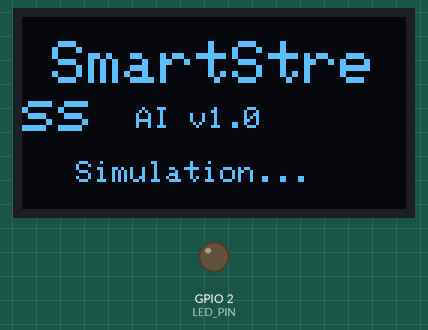
Simulated run of this sketch. Board: ESP32. On the bench: 128×64 one-colour display, output pins drawn as LEDs (lit = HIGH). WiFi joins after 1.5 s; servers stay silent unless stated; uploads are accepted with an empty reply; random numbers use the default seed unless the sketch sets one; what the sketch prints to the serial monitor is not drawn.

Above: at 0.1 s.
At 2.1 s:
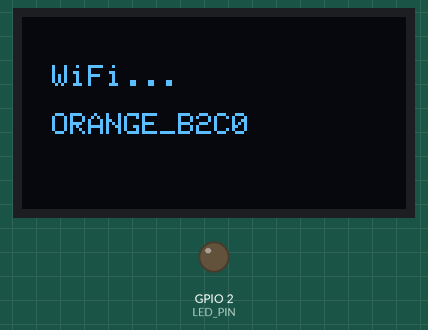
At 3.7 s:
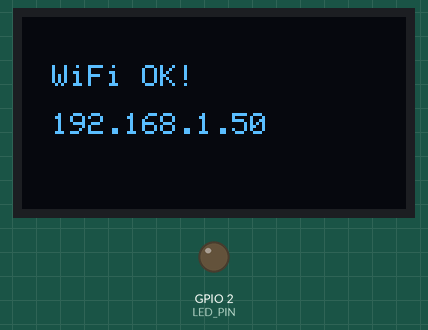
At 7.53 s:
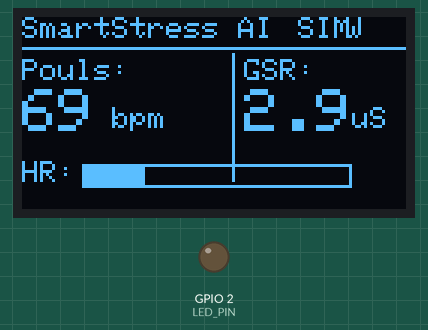
At 21.5 s:
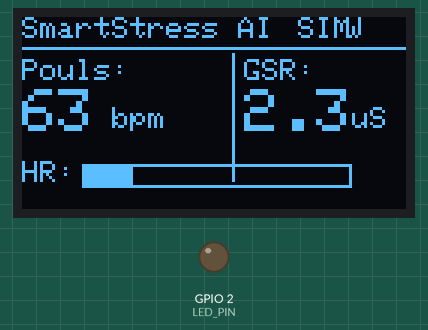
At 35.5 s:
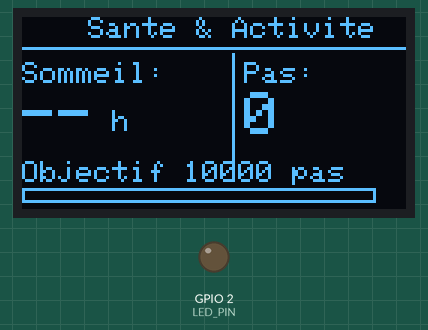

The sketch:

SmartStress_ESP32.ino
```cpp
/*
 * SmartStress AI — Mode Simulation + OLED
 * =========================================
 * Affichage : OLED SSD1306 I2C 0.96"
 * Connexion : WiFi → HF Space (cloud, même DB que dashboard + mobile)
 *
 * Branchements OLED :
 *   VCC → 3.3V | GND → GND | SDA → GPIO21 | SCL → GPIO22
 */

#include <Wire.h>
#include <WiFi.h>
#include <HTTPClient.h>
#include <WiFiClientSecure.h>
#include <ArduinoJson.h>
#include <Adafruit_GFX.h>
#include <Adafruit_SSD1306.h>

// ─── Configuration WiFi ────────────────────────────────────────────────────
const char* WIFI_SSID     = "ORANGE_B2C0";
const char* WIFI_PASSWORD = "8UhtG873";

// ─── Configuration Backend (HF Space cloud — même DB que dashboard + mobile)
const char* BASE_URL    = "https://hajerbgh-smartstress-api.hf.space";
const char* PREDICT_URL = "https://hajerbgh-smartstress-api.hf.space/predict";
const char* SLEEP_URL   = "https://hajerbgh-smartstress-api.hf.space/sleep/estimate";
const char* STEPS_URL   = "https://hajerbgh-smartstress-api.hf.space/steps/today";

// ─── LED intégrée ──────────────────────────────────────────────────────────
#define LED_PIN 2

// ─── OLED SSD1306 ──────────────────────────────────────────────────────────
#define SCREEN_WIDTH  128
#define SCREEN_HEIGHT  64
#define OLED_RESET     -1
#define OLED_ADDR    0x3C
Adafruit_SSD1306 display(SCREEN_WIDTH, SCREEN_HEIGHT, &Wire, OLED_RESET);

// ─── Variables de simulation ───────────────────────────────────────────────
float  gsrValue    = 5.0;
float  heartRate   = 72.0;
int    stressLevel = 0;
String stressName  = "Calme";
float  confidence  = 0.85;

// ─── Données bien-être (depuis backend) ───────────────────────────────────
float  sleepHours  = 0.0;
int    stepsToday  = 0;

// ─── Timing ────────────────────────────────────────────────────────────────
unsigned long lastSend    = 0;
unsigned long lastDisplay = 0;
unsigned long lastSim     = 0;
unsigned long lastWellness = 0;
const long SEND_INTERVAL     = 4000;    // envoi backend toutes les 4 sec
const long DISPLAY_INTERVAL  =  500;    // rafraîchit OLED toutes les 0.5 sec
const long SIM_INTERVAL      = 2000;    // nouvelle valeur simulée toutes les 2 sec
const long WELLNESS_INTERVAL = 30000;   // fetch sommeil+pas toutes les 30 sec

bool wifiConnected = false;
int  displayPage   = 0;

// ─── Setup ─────────────────────────────────────────────────────────────────
void setup() {
  Serial.begin(115200);
  pinMode(LED_PIN, OUTPUT);
  Serial.println("\nSmartStress AI — Démarrage simulation...");

  Wire.begin(21, 22);
  Wire.setClock(100000);

  initOLED();
  connectWiFi();

  // Fetch sommeil + pas dès le démarrage
  if (wifiConnected) {
    showOLEDMessage("Chargement...", "donnees cloud");
    fetchWellnessData();
    lastWellness = millis();
  }

  showOLEDMessage("Systeme pret!", "Mode Simulation");
  delay(1500);
  Serial.println("Systeme pret !");
}

// ─── Loop ──────────────────────────────────────────────────────────────────
void loop() {
  unsigned long now = millis();

  if (now - lastSim >= SIM_INTERVAL) {
    simulateValues();
    lastSim = now;
  }

  if (now - lastDisplay >= DISPLAY_INTERVAL) {
    updateDisplay();
    lastDisplay = now;
  }

  if (now - lastSend >= SEND_INTERVAL && wifiConnected) {
    sendToBackend();
    lastSend = now;
  }

  if (now - lastWellness >= WELLNESS_INTERVAL && wifiConnected) {
    fetchWellnessData();
    lastWellness = now;
  }

  displayPage = (now / 5000) % 4;
}

// ─── Simulation valeurs GSR + HR ───────────────────────────────────────────
void simulateValues() {
  // HR entre 58 et 110 bpm, dérive lente
  float drift = random(-30, 30) / 10.0;
  heartRate = constrain(heartRate + drift, 58.0, 110.0);

  // GSR corrélé au HR
  float baseGSR;
  if (heartRate > 95)      baseGSR = 10.0 + random(-20, 20) / 10.0;
  else if (heartRate > 78) baseGSR = 6.5  + random(-15, 15) / 10.0;
  else                     baseGSR = 3.0  + random(-10, 10) / 10.0;
  gsrValue = constrain(baseGSR, 0.5, 25.0);
}

// ─── OLED : initialisation ─────────────────────────────────────────────────
void initOLED() {
  if (!display.begin(SSD1306_SWITCHCAPVCC, OLED_ADDR)) {
    Serial.println("OLED non trouve !");
    return;
  }
  display.clearDisplay();
  display.setTextColor(SSD1306_WHITE);
  display.setTextSize(2);
  display.setCursor(10, 8);
  display.print("SmartStress");
  display.setTextSize(1);
  display.setCursor(38, 30);
  display.print("AI v1.0");
  display.setCursor(18, 48);
  display.print("Simulation...");
  display.display();
  delay(2000);
  Serial.println("OLED OK");
}

// ─── OLED : mise à jour ────────────────────────────────────────────────────
void updateDisplay() {
  display.clearDisplay();
  if      (displayPage == 0) displayMetricsPage();
  else if (displayPage == 1) displayStressPage();
  else if (displayPage == 2) displayTipsPage();
  else                       displayWellnessPage();
  display.display();
}

void displayMetricsPage() {
  display.setTextSize(1);
  display.setCursor(0, 0);
  display.print("SmartStress AI");
  if (wifiConnected) { display.setCursor(108, 0); display.print("W"); }
  display.setCursor(92, 0);
  display.print("SIM");
  display.drawLine(0, 10, 128, 10, SSD1306_WHITE);

  // Pouls
  display.setCursor(0, 14);
  display.print("Pouls:");
  display.setTextSize(2);
  display.setCursor(0, 24);
  display.print((int)heartRate);
  display.setTextSize(1);
  display.setCursor(30, 30);
  display.print("bpm");

  // Séparateur
  display.drawLine(70, 12, 70, 54, SSD1306_WHITE);

  // GSR
  display.setTextSize(1);
  display.setCursor(74, 14);
  display.print("GSR:");
  display.setTextSize(2);
  display.setCursor(74, 24);
  display.print(gsrValue, 1);
  display.setTextSize(1);
  display.setCursor(110, 30);
  display.print("uS");

  // Barre HR
  display.setCursor(0, 48);
  display.setTextSize(1);
  display.print("HR:");
  int barW = constrain(map((int)heartRate, 40, 160, 0, 90), 0, 90);
  display.drawRect(20, 49, 90, 8, SSD1306_WHITE);
  display.fillRect(20, 49, barW, 8, SSD1306_WHITE);
}

void displayStressPage() {
  display.setTextSize(1);
  display.setCursor(25, 0);
  display.print("Niveau Stress");
  display.drawLine(0, 10, 128, 10, SSD1306_WHITE);

  // Emoji
  display.setCursor(54, 15);
  if (stressLevel == 0)      display.print(":)");
  else if (stressLevel == 1) display.print(":|");
  else                       display.print(":(");

  // Nom
  display.setTextSize(2);
  int nameX = (128 - stressName.length() * 12) / 2;
  display.setCursor(max(nameX, 0), 28);
  display.print(stressName);

  // Barre
  display.setTextSize(1);
  display.setCursor(0, 50);  display.print("0");
  display.setCursor(58, 50); display.print("1");
  display.setCursor(118, 50); display.print("2");
  display.drawRect(8, 56, 112, 6, SSD1306_WHITE);
  display.fillRect(8, 56, map(stressLevel, 0, 2, 0, 112), 6, SSD1306_WHITE);

}

// ─── OLED : conseils bien-être ────────────────────────────────────────────
void displayTipsPage() {
  display.setTextSize(1);
  display.setCursor(28, 0);
  display.print("Conseil ChillBot");
  display.drawLine(0, 10, 128, 10, SSD1306_WHITE);

  // Icône selon niveau
  display.setTextSize(2);
  display.setCursor(56, 13);
  if      (stressLevel == 0) display.print(":)");
  else if (stressLevel == 1) display.print(":|");
  else                       display.print(":(");

  display.setTextSize(1);

  if (stressLevel == 0) {
    display.setCursor(8, 34);
    display.print("Vous etes calme!");
    display.setCursor(8, 46);
    display.print("Gardez ce rythme.");
    display.setCursor(8, 56);
    display.print("Continuez ainsi :)");
  }
  else if (stressLevel == 1) {
    display.setCursor(8, 34);
    display.print("Stress modere.");
    display.setCursor(8, 46);
    display.print("Respirez lentement.");
    display.setCursor(8, 56);
    display.print("Faites une pause.");
  }
  else {
    display.setCursor(8, 34);
    display.print("Stress eleve!");
    display.setCursor(8, 46);
    display.print("Arretez-vous 5 min.");
    display.setCursor(8, 56);
    display.print("Buvez de l'eau.");
  }
}

// ─── OLED : sommeil + pas ────────────────────────────────────────────────
void displayWellnessPage() {
  display.setTextSize(1);
  display.setCursor(22, 0);
  display.print("Sante & Activite");
  display.drawLine(0, 10, 128, 10, SSD1306_WHITE);

  // Sommeil
  display.setCursor(0, 15);
  display.print("Sommeil:");
  display.setTextSize(2);
  display.setCursor(0, 25);
  if (sleepHours > 0) {
    display.print(sleepHours, 1);
    display.setTextSize(1);
    display.setCursor(42, 31);
    display.print("h");
  } else {
    display.print("--");
    display.setTextSize(1);
    display.setCursor(30, 31);
    display.print("h");
  }

  // Séparateur vertical
  display.drawLine(70, 12, 70, 54, SSD1306_WHITE);

  // Pas
  display.setTextSize(1);
  display.setCursor(74, 15);
  display.print("Pas:");
  display.setTextSize(2);
  display.setCursor(74, 25);
  if (stepsToday >= 1000) {
    display.print(stepsToday / 1000);
    display.print(".");
    display.print((stepsToday % 1000) / 100);
    display.setTextSize(1);
    display.setCursor(118, 31);
    display.print("k");
  } else {
    display.print(stepsToday);
    display.setTextSize(1);
  }

  // Objectif 10k
  display.setTextSize(1);
  display.setCursor(0, 48);
  display.print("Objectif 10000 pas");
  int barW = constrain(map(stepsToday, 0, 10000, 0, 118), 0, 118);
  display.drawRect(0, 57, 118, 5, SSD1306_WHITE);
  display.fillRect(0, 57, barW, 5, SSD1306_WHITE);
}

// ─── Fetch sommeil + pas depuis backend (HTTPS) ───────────────────────────
void fetchWellnessData() {
  // Fetch sommeil
  {
    WiFiClientSecure client;
    client.setInsecure();
    HTTPClient http;
    http.begin(client, SLEEP_URL);
    http.setTimeout(6000);
    if (http.GET() == 200) {
      StaticJsonDocument<300> doc;
      if (!deserializeJson(doc, http.getString())) {
        float h = doc["sleep_hours"] | 0.0;
        if (h > 0) sleepHours = h;
      }
    }
    http.end();
  }

  delay(200);

  // Fetch pas
  {
    WiFiClientSecure client;
    client.setInsecure();
    HTTPClient http;
    http.begin(client, STEPS_URL);
    http.setTimeout(6000);
    if (http.GET() == 200) {
      StaticJsonDocument<100> doc;
      if (!deserializeJson(doc, http.getString())) {
        stepsToday = doc["steps"] | 0;
      }
    }
    http.end();
  }

  Serial.printf("Wellness | Sommeil:%.1fh | Pas:%d\n", sleepHours, stepsToday);
}

// ─── WiFi ──────────────────────────────────────────────────────────────────
void connectWiFi() {
  showOLEDMessage("WiFi...", String(WIFI_SSID));
  WiFi.begin(WIFI_SSID, WIFI_PASSWORD);
  int attempts = 0;
  while (WiFi.status() != WL_CONNECTED && attempts < 20) {
    delay(500);
    Serial.print(".");
    attempts++;
  }
  if (WiFi.status() == WL_CONNECTED) {
    wifiConnected = true;
    Serial.println("\nWiFi OK : " + WiFi.localIP().toString());
    showOLEDMessage("WiFi OK!", WiFi.localIP().toString());
  } else {
    wifiConnected = false;
    Serial.println("\nWiFi echoue — mode offline");
    showOLEDMessage("WiFi failed", "Mode offline");
  }
  delay(1500);
}

// ─── Envoi backend (HTTPS → HF Space) ─────────────────────────────────────
void sendToBackend() {
  StaticJsonDocument<200> doc;
  doc["gsr"]        = gsrValue;
  doc["heart_rate"] = heartRate;
  doc["source"]     = "esp32";

  String jsonBody;
  serializeJson(doc, jsonBody);

  WiFiClientSecure client;
  client.setInsecure();   // demo : pas de vérif certificat SSL

  HTTPClient http;
  http.begin(client, PREDICT_URL);
  http.addHeader("Content-Type", "application/json");
  http.setTimeout(8000);

  int httpCode = http.POST(jsonBody);

  if (httpCode == 200) {
    StaticJsonDocument<300> resp;
    if (!deserializeJson(resp, http.getString())) {
      stressLevel = resp["stress_label"] | 0;
      confidence  = resp["confidence"]   | 0.85;
      if      (stressLevel == 0) stressName = "Calme";
      else if (stressLevel == 1) stressName = "Modere";
      else                       stressName = "Eleve";
      digitalWrite(LED_PIN, stressLevel == 2 ? HIGH : LOW);
      Serial.printf("OK | GSR:%.1f HR:%.0f Stress:%s (%.0f%%)\n",
        gsrValue, heartRate, stressName.c_str(), confidence * 100);
    }
  } else {
    Serial.printf("Erreur HTTP: %d\n", httpCode);
    if (WiFi.status() != WL_CONNECTED) { wifiConnected = false; connectWiFi(); }
  }
  http.end();
}

// ─── Message OLED ──────────────────────────────────────────────────────────
void showOLEDMessage(String line1, String line2) {
  display.clearDisplay();
  display.setTextColor(SSD1306_WHITE);
  display.setTextSize(1);
  display.setCursor(10, 16);
  display.print(line1);
  display.setCursor(10, 32);
  display.print(line2);
  display.display();
}
```

Measured:
- what the display in image 1 shows lasts 1.5 s, from 2.1 s to 3.6 s
- what the display in image 3 shows lasts 0.5 s, from 7.3 s to 7.8 s
- what the display in image 4 shows lasts 2.0 s, from 21.5 s to 23.5 s
